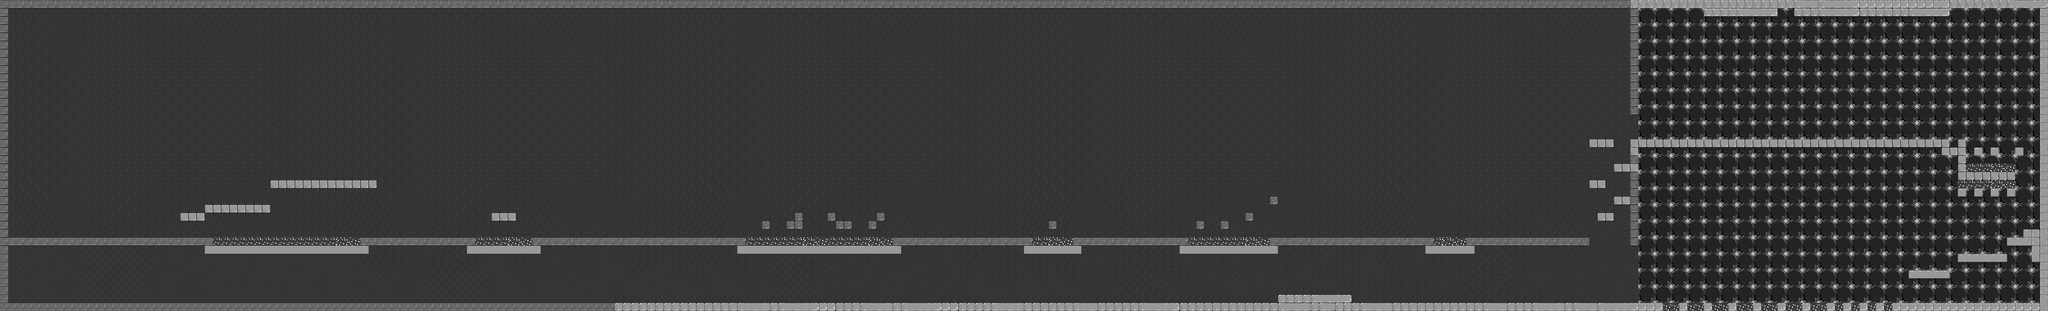

The image is a tile-based game level rendered from a .tmx file. Its description and source (layers, tilesets, objects; grid data summarised) follow:
An orthogonal 250x38 tile map with 32x32 px tiles, 3 tile layers (BG, solid, void), 8 tilesets and 35 objects (28x monstru, 4x solaris, 2x end, player).

<map version="1.0" orientation="orthogonal" width="250" height="38" tilewidth="32" tileheight="32" backgroundcolor="#b8b8b8">
 <properties>
  <property name="gravity" value="3" />
  <property name="speed" value="2" />
 </properties>
 <tileset firstgid="1" name="stone" tilewidth="32" tileheight="32">
  <properties>
   <property name="solid" value="" />
  </properties>
  <image source="stone.png" width="192" height="160" />
 </tileset>
 <tileset firstgid="31" name="pipe" tilewidth="32" tileheight="32">
  <properties>
   <property name="spike" value="" />
  </properties>
  <image source="pipe.png" width="128" height="128" />
 </tileset>
 <tileset firstgid="47" name="stone_darker" tilewidth="32" tileheight="32">
  <properties>
   <property name="solid" value="" />
  </properties>
  <image source="stone_darker.png" width="192" height="160" />
 </tileset>
 <tileset firstgid="77" name="decorations" tilewidth="32" tileheight="32">
  <properties>
   <property name="solid" value="" />
  </properties>
  <image source="decorations.png" width="256" height="256" />
 </tileset>
 <tileset firstgid="141" name="small_dark_tile" tilewidth="32" tileheight="32">
  <image source="small_dark_tile.png" width="64" height="64" />
 </tileset>
 <tileset firstgid="145" name="stone darker" tilewidth="32" tileheight="32">
  <image source="stone_darker.png" width="192" height="160" />
 </tileset>
 <tileset firstgid="175" name="stone textured" tilewidth="32" tileheight="32">
  <image source="stone_textured.png" width="192" height="160" />
 </tileset>
 <tileset firstgid="205" name="void" tilewidth="32" tileheight="32">
  <image source="void.png" width="128" height="32" />
 </tileset>
 <layer name="BG" width="250" height="38">
  <data>[9500 cells, 9440 non-empty, 17 distinct tile ids]</data>
 </layer>
 <layer name="solid" width="250" height="38">
  <data>[9500 cells, 948 non-empty, 15 distinct tile ids]</data>
 </layer>
 <objectgroup color="#c80003" name="entitati" width="250" height="38">
  <object name="monstru" x="2112" y="764" width="808" height="52" />
  <object name="player" x="40" y="859" width="64" height="60" />
  <object name="monstru" x="1424" y="800" width="438" height="48" />
  <object name="end" x="40" y="1074" width="155" height="112" />
  <object name="monstru" x="2107" y="811" width="808" height="52" />
  <object name="monstru" x="1437" y="1051" width="808" height="52" />
  <object name="monstru" x="3556" y="825" width="438" height="48" />
  <object name="monstru" x="4193" y="828" width="180" height="57" />
  <object name="monstru" x="7416" y="413" width="180" height="57" />
  <object name="monstru" x="5038" y="816" width="293" height="54" />
  <object name="monstru" x="5773" y="709" width="293" height="54" />
  <object name="monstru" x="5808" y="823" width="293" height="54" />
  <object name="monstru" x="5826" y="764" width="293" height="54" />
  <object name="monstru" x="5883" y="781" width="293" height="54" />
  <object name="monstru" x="5810" y="817" width="293" height="54" />
  <object name="monstru" x="5808" y="803" width="293" height="54" />
  <object name="monstru" x="5808" y="779" width="293" height="54" />
  <object name="monstru" x="5795" y="797" width="293" height="54" />
  <object name="monstru" x="1437" y="1051" width="808" height="52" />
  <object name="monstru" x="1437" y="1051" width="808" height="52" />
  <object name="monstru" x="1221" y="1085" width="808" height="52" />
  <object name="monstru" x="1295" y="1039" width="808" height="52" />
  <object name="monstru" x="6571" y="395" width="808" height="52" />
  <object name="monstru" x="1653" y="997" width="808" height="52" />
  <object name="monstru" x="2043" y="1063" width="808" height="52" />
  <object name="monstru" x="6600" y="372" width="808" height="52" />
  <object name="monstru" x="2866" y="1056" width="808" height="52" />
  <object name="monstru" x="2836" y="1094" width="808" height="52" />
  <object name="monstru" x="6478" y="375" width="808" height="52" />
  <object name="monstru" x="2097" y="806" width="808" height="52" />
  <object name="solaris" x="1217" y="462" width="158" height="125" />
  <object name="solaris" x="3807" y="648" width="154" height="69" />
  <object name="end" x="6408" y="1127" width="107" height="39" />
  <object name="solaris" x="579" y="1080" width="150" height="85" />
  <object name="solaris" x="559" y="1001" width="150" height="85" />
 </objectgroup>
 <layer name="void" width="250" height="38">
  <data>[9500 cells, 94 non-empty, 5 distinct tile ids]</data>
 </layer>
</map>
